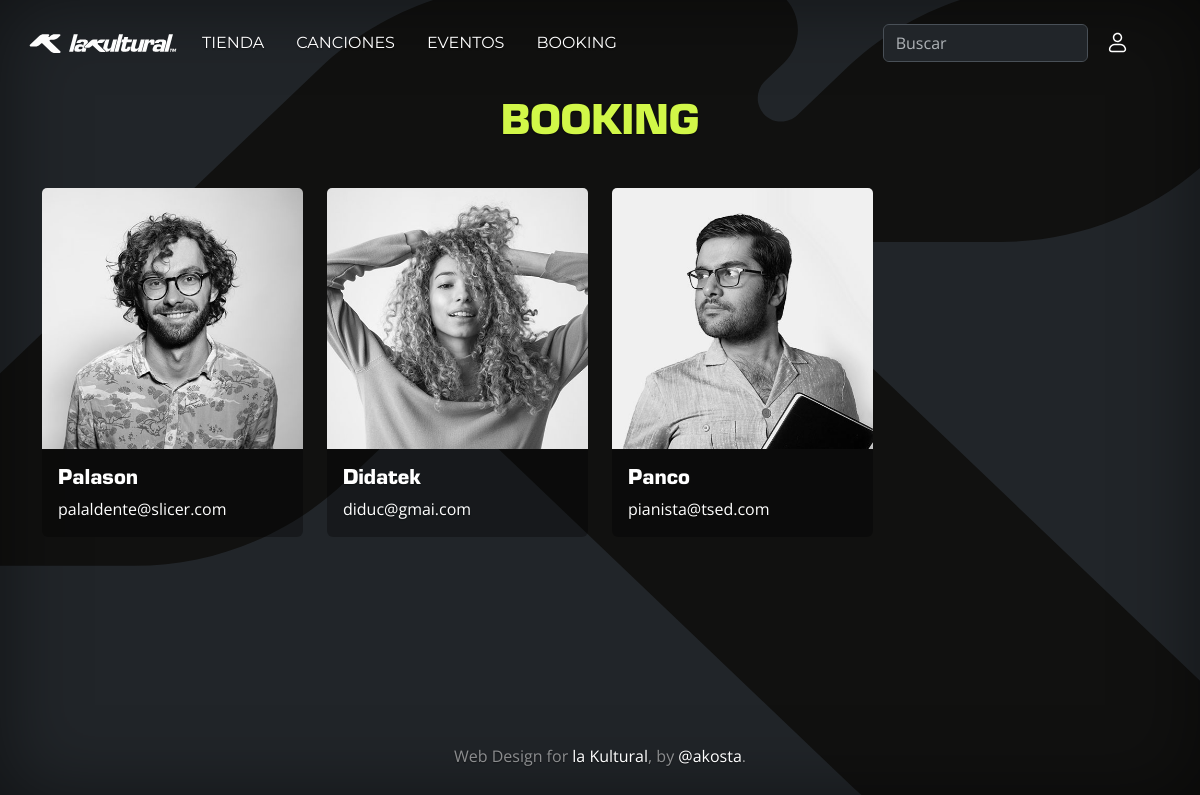
The page /booking/ on the database its author committed.
### booking/models.py (models this page shows, shortened)
class Artista(models.Model):
    nombre = models.CharField(max_length=100)
    descripcion = models.TextField()
    contacto = models.EmailField()  # Cambiado a EmailField para validar formato de correo
    imagen = models.ImageField(upload_to='booking/fotos/', null=True, blank=True)

### booking/views.py (the view)
# urls.py: path('booking/', include ('booking.urls')),
def booking(request):
    artistas = Artista.objects.all()
    canciones = Cancion.objects.all()
    contexto = {'mensaje': "Hola, mundo. Este es mi contexto.",
                'artistas': artistas,
                'canciones': canciones}
    return render(request, 'booking/booking.html', contexto)

### booking/templates/booking/booking.html
{% extends 'base.html' %}
{% load static %}
{% block content %}
<header class="masthead">
    <div class="text-center">
        <h1 class="section-heading text-uppercase">BOOKING</h1>
    </div>
</header>
<div class="container py-4 text-start">
    <div class="row row-cols-1 row-cols-sm-2 row-cols-md-3 row-cols-lg-4 g-4">
        {% for artista in artistas %}
        <div class="col">
            <a href="{% url 'booking:artista' artista.id %}">
            <div class="card card-movement bg-dark text-white h-100 border-0 card-background">
                {% if artista.imagen %}
                <img src="{{ artista.imagen.url }}" alt="{{ artista.nombre }}" class="card-img-top">
                {% else %}
                <p>No hay imagen disponible.</p>
                {% endif %}
                <div class="card-body">
                    <h5 class="card-title">{{ artista.nombre }}</h5>
                    <p class="card-text">{{ artista.contacto }}</p>
                </div>
            </div>
            </a>
        </div>
        {% endfor%}
    </div>
</div>
{% endblock %}

### static/css/base.css (style rules this page uses)
html, body { height: 100vh; margin: 0; padding: 0; scrollbar-width: none; -ms-overflow-style: none; }
body { font-family: 'Open Sans', sans-serif; text-shadow: 0 .05rem .1rem rgba(0, 0, 0, .5); box-shadow: inset 0 0 5rem rgba(0, 0, 0, .5); background-image: url("/static/assets/img/logos/bg_k1.svg"); background-repeat: no-repeat; background-size: cover; background-position: center; background-attachment: fixed; }
h1, h2, h3, h4, h5, h6 { font-family: 'Eurostile', sans-serif; margin-bottom: 0.5em; }
h1, .title { color: #d1f748; font-weight: 900; }
a, .btn { text-decoration: none; }
.card-background { background-color: rgba(0, 0, 0, 0.3) !important; }
.card-img-top { filter: grayscale(100%); transition: filter 0.5s ease; }

### static/css/navbar.css (style rules this page uses)
.masthead { margin-top: 80px; }

### rows shown on the page
Artista: imagen (picture), nombre "Palason", contacto "palaldente@slicer.com"
Artista: imagen (picture), nombre "Didatek", contacto "diduc@gmai.com"
Artista: imagen (picture), nombre "Panco", contacto "pianista@tsed.com"
